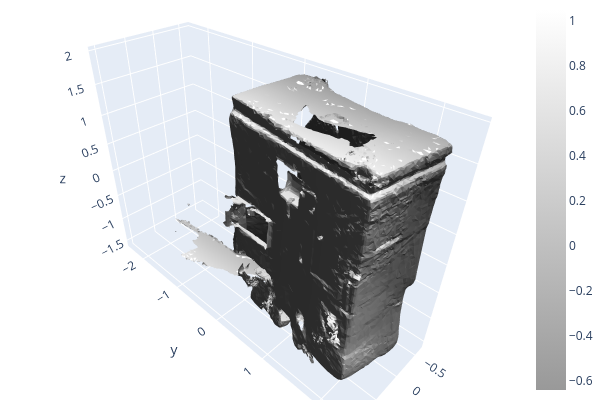

The code cell stored with this chart in its notebook:
### Code cell
o3d.visualization.draw_plotly([g.mesh])

### Figure 1 — Plotly figure (JSON) as saved in the notebook; plotly's stock layout.template omitted (floating-point values rounded to 4 significant figures; data arrays with more than 128 entries replaced by an {"elided": "..."} marker saying what was removed)
{"data": [{"colorscale": [[0, "rgb(153, 153, 153)"], [1, "rgb(255,255,255)"]], "flatshading": true, "i": {"elided": "36713 int values"}, "intensity": {"elided": "23753 float values"}, "j": {"elided": "36713 int values"}, "k": {"elided": "36713 int values"}, "lighting": {"ambient": 0.18, "diffuse": 1, "facenormalsepsilon": 1e-15, "fresnel": 0.1, "roughness": 0.05, "specular": 1, "vertexnormalsepsilon": 1e-15}, "lightposition": {"x": 100, "y": 200, "z": 0}, "type": "mesh3d", "x": {"elided": "23753 float values"}, "y": {"elided": "23753 float values"}, "z": {"elided": "23753 float values"}}], "layout": {"height": 400, "margin": {"b": 0, "l": 0, "r": 0, "t": 0}, "scene": {"camera": {"center": {"x": 0, "y": 0, "z": 0}, "up": {"x": 0, "y": 0, "z": 1}}}, "showlegend": false, "width": 600}}
